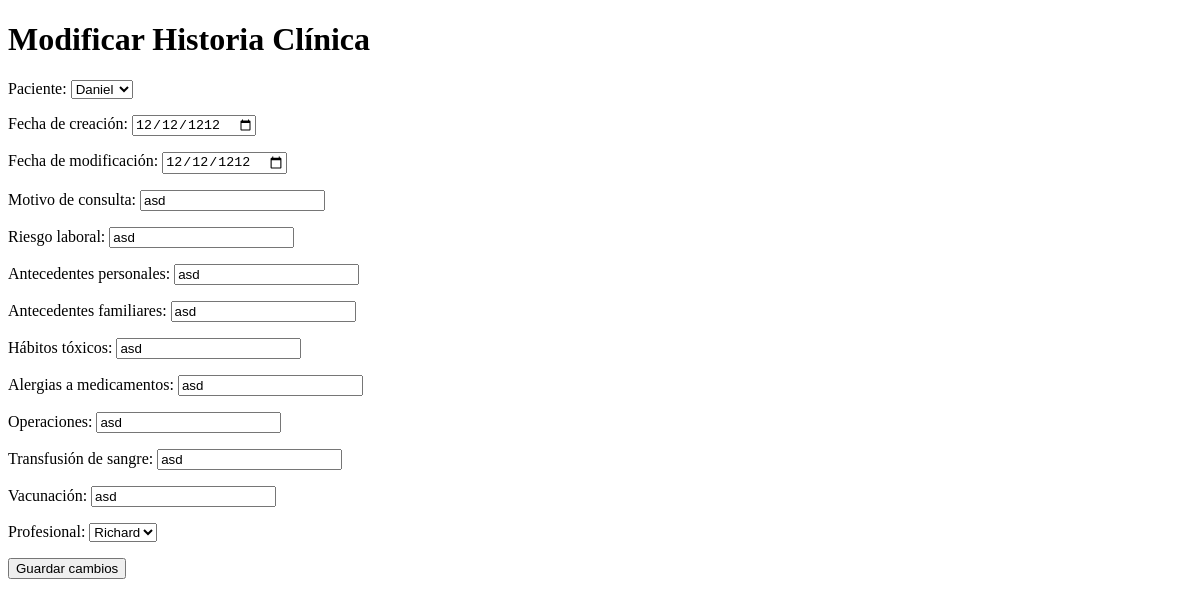
The app's page /historia_clinica/modificar/1/, older data.
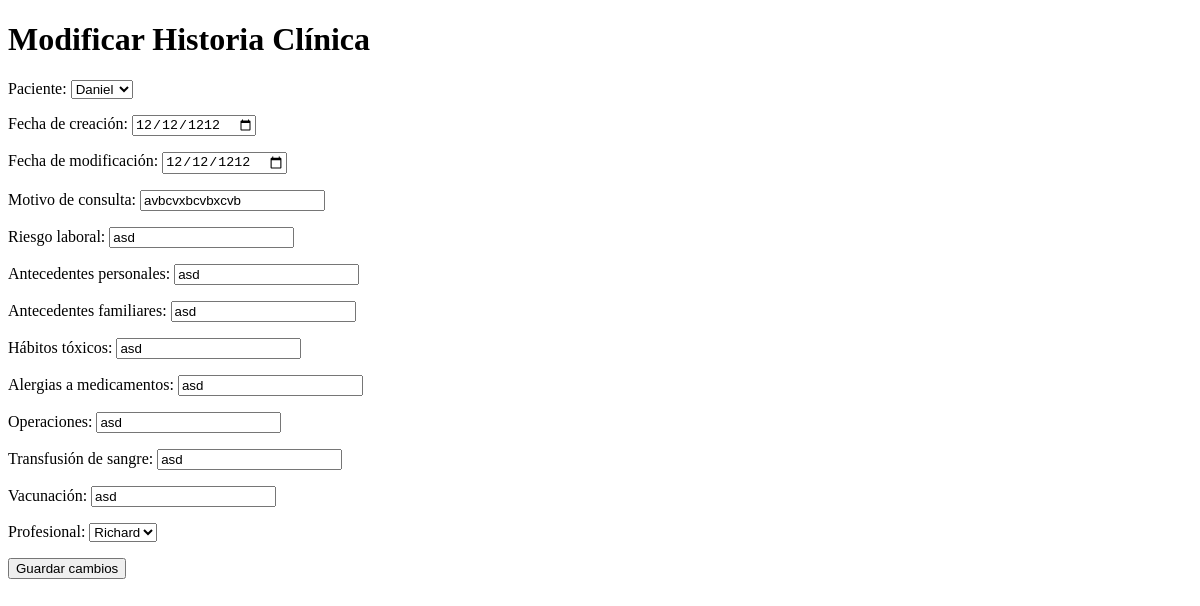
The same page, newer data.
### Control/models.py (models this page shows, shortened)
class HistoriaClinica(models.Model):
    paciente = models.OneToOneField(Paciente, on_delete=models.CASCADE, primary_key=True)
    fecha_creacion = models.DateField()
    fecha_modificacion = models.DateField()
    motivo_consulta = models.CharField(max_length=255)
    riesgo_laboral = models.CharField(max_length=255)
    ap_personal = models.CharField(max_length=255)
    ap_familiar = models.CharField(max_length=255)
    habitos_toxicos = models.CharField(max_length=255)
    alergico_medic = models.CharField(max_length=255)
    operaciones = models.CharField(max_length=255)
    transfusion_sangre = models.CharField(max_length=255)
    vacunacion = models.CharField(max_length=255)
    profesional = models.ForeignKey(Profesional, on_delete=models.CASCADE)

### Control/views.py (the view)
# urls.py: path('historia_clinica/modificar/<int:historia_id>/', views.modificar_historia_clinica, name='modificar_historia_clinica'),
def modificar_historia_clinica(request, historia_id):
    historia_clinica = get_object_or_404(HistoriaClinica, pk=historia_id)
    if request.method == 'POST':
        form = HistoriaClinicaForm(request.POST)
        if form.is_valid():
            historia_clinica.paciente = form.cleaned_data['paciente_id']
            historia_clinica.fecha_creacion = form.cleaned_data['fecha_creacion']
            historia_clinica.fecha_modificacion = form.cleaned_data['fecha_modificacion']
            historia_clinica.motivo_consulta = form.cleaned_data['motivo_consulta']
            historia_clinica.riesgo_laboral = form.cleaned_data['riesgo_laboral']
            historia_clinica.ap_personal = form.cleaned_data['ap_personal']
            historia_clinica.ap_familiar = form.cleaned_data['ap_familiar']
            historia_clinica.habitos_toxicos = form.cleaned_data['habitos_toxicos']
            historia_clinica.alergico_medic = form.cleaned_data['alergico_medic']
            historia_clinica.operaciones = form.cleaned_data['operaciones']
            historia_clinica.transfusion_sangre = form.cleaned_data['transfusion_sangre']
            historia_clinica.vacunacion = form.cleaned_data['vacunacion']
            historia_clinica.profesional = form.cleaned_data['profesional']
            historia_clinica.save()
            return redirect('lista_historias_clinicas')
    else:
        form = HistoriaClinicaForm(initial={
            'paciente_id': historia_clinica.paciente,
            'fecha_creacion': historia_clinica.fecha_creacion,
            'fecha_modificacion': historia_clinica.fecha_modificacion,
            'motivo_consulta': historia_clinica.motivo_consulta,
            'riesgo_laboral': historia_clinica.riesgo_laboral,
            'ap_personal': historia_clinica.ap_personal,
            'ap_familiar': historia_clinica.ap_familiar,
            'habitos_toxicos': historia_clinica.habitos_toxicos,
            'alergico_medic': historia_clinica.alergico_medic,
            'operaciones': historia_clinica.operaciones,
            'transfusion_sangre': historia_clinica.transfusion_sangre,
            'vacunacion': historia_clinica.vacunacion,
            'profesional': historia_clinica.profesional,
        })
    return render(request, 'modificar_historia_clinica.html', {'form': form})

### Control/models.py (called while the page is built)
    def __str__(self):
        return self.nombre

    def __str__(self):
        return self.nombre

### Control/templates/modificar_historia_clinica.html (shortened to what this page needs)
<!DOCTYPE html>
<html>
	<head>
	</head>
	<body>
		<h1>Modificar Historia Clínica</h1>
		<form method="post">
			{% csrf_token %} {{ form.as_p }}
			<input type="submit" value="Guardar cambios" />
		</form>
	</body>
</html>

Row changes from the older to the newer data that the page shows:
changed HistoriaClinica "Daniel": motivo_consulta "asd" → "avbcvxbcvbxcvb"
